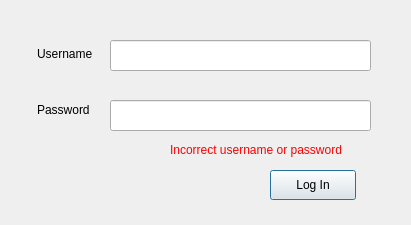
<?xml version="1.0" encoding="UTF-8"?>
<ui version="4.0">
 <class>LoginDialog</class>
 <widget class="QDialog" name="LoginDialog">
  <property name="geometry">
   <rect>
    <x>0</x>
    <y>0</y>
    <width>411</width>
    <height>225</height>
   </rect>
  </property>
  <property name="windowTitle">
   <string>Dialog</string>
  </property>
  <widget class="QLineEdit" name="usernameEdit">
   <property name="geometry">
    <rect>
     <x>110</x>
     <y>40</y>
     <width>261</width>
     <height>31</height>
    </rect>
   </property>
  </widget>
  <widget class="QLineEdit" name="passwordEdit">
   <property name="geometry">
    <rect>
     <x>110</x>
     <y>100</y>
     <width>261</width>
     <height>31</height>
    </rect>
   </property>
   <property name="echoMode">
    <enum>QLineEdit::Password</enum>
   </property>
  </widget>
  <widget class="QLabel" name="label">
   <property name="geometry">
    <rect>
     <x>37</x>
     <y>44</y>
     <width>61</width>
     <height>20</height>
    </rect>
   </property>
   <property name="text">
    <string>Username</string>
   </property>
  </widget>
  <widget class="QLabel" name="label_2">
   <property name="geometry">
    <rect>
     <x>37</x>
     <y>100</y>
     <width>61</width>
     <height>20</height>
    </rect>
   </property>
   <property name="text">
    <string>Password</string>
   </property>
  </widget>
  <widget class="QLabel" name="incorrectLabel">
   <property name="enabled">
    <bool>true</bool>
   </property>
   <property name="geometry">
    <rect>
     <x>170</x>
     <y>140</y>
     <width>191</width>
     <height>21</height>
    </rect>
   </property>
   <property name="text">
    <string>&lt;html&gt;&lt;head/&gt;&lt;body&gt;&lt;p&gt;&lt;span style=&quot; color:#ff0000;&quot;&gt;Incorrect username or password&lt;/span&gt;&lt;/p&gt;&lt;/body&gt;&lt;/html&gt;</string>
   </property>
  </widget>
  <widget class="QPushButton" name="loginButton">
   <property name="geometry">
    <rect>
     <x>270</x>
     <y>170</y>
     <width>86</width>
     <height>30</height>
    </rect>
   </property>
   <property name="text">
    <string>Log In</string>
   </property>
  </widget>
 </widget>
 <resources/>
 <connections>
  <connection>
   <sender>loginButton</sender>
   <signal>clicked()</signal>
   <receiver>LoginDialog</receiver>
   <slot>onLogin()</slot>
   <hints>
    <hint type="sourcelabel">
     <x>301</x>
     <y>186</y>
    </hint>
    <hint type="destinationlabel">
     <x>239</x>
     <y>177</y>
    </hint>
   </hints>
  </connection>
 </connections>
 <slots>
  <slot>onLogin()</slot>
 </slots>
</ui>
